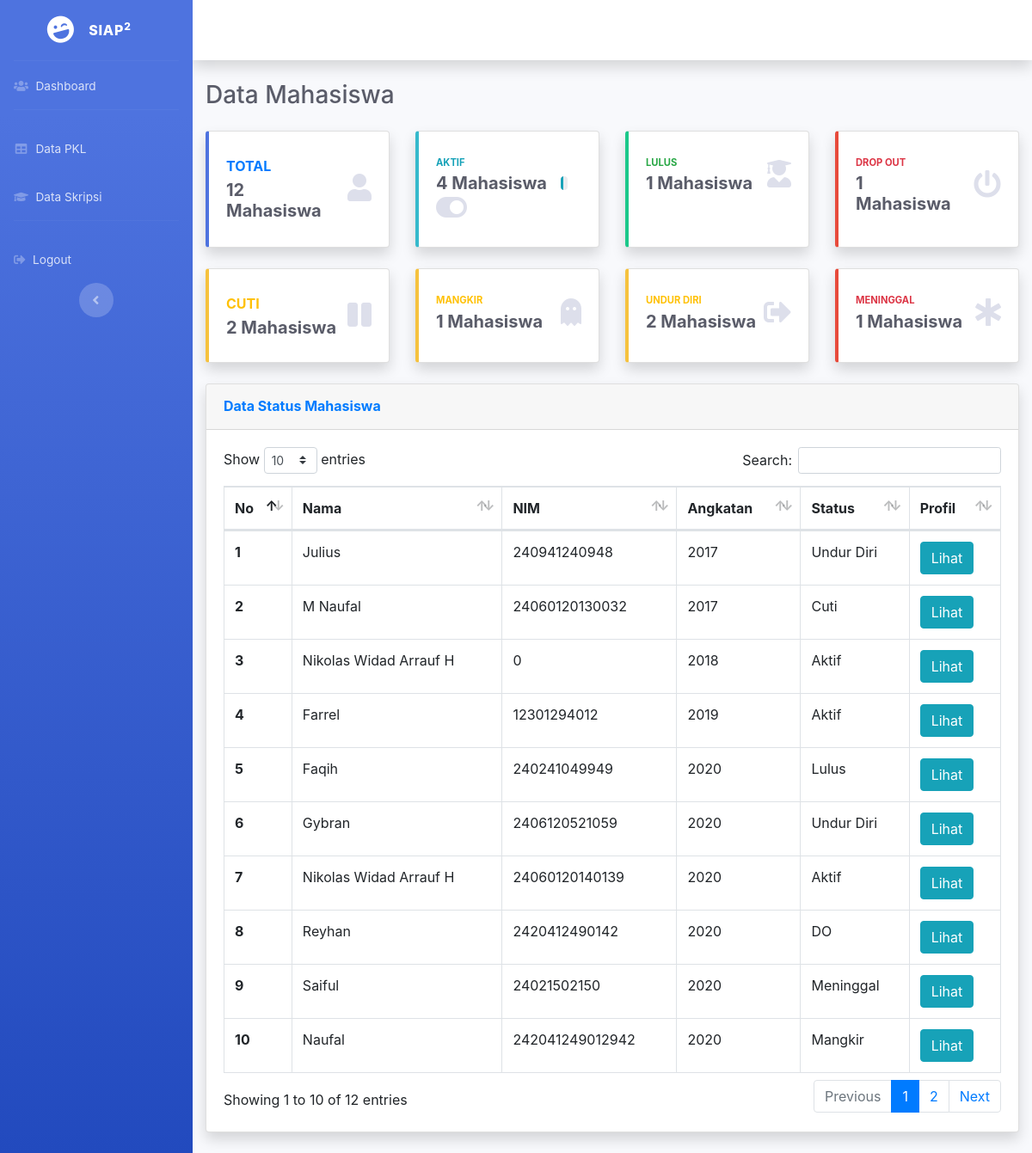
/departemen_datamhs.php, run on the app's committed database.
### tables this page shows
CREATE TABLE `mhs` (
  `id_user` int(11) NOT NULL,
  `nim` bigint(14) NOT NULL,
  `foto` varchar(255) NOT NULL,
  `nama` varchar(45) DEFAULT NULL,
  `angkatan` int(11) DEFAULT NULL,
  `status_mhs` varchar(30) NOT NULL,
  `nip` bigint(20) NOT NULL,
  `hp` bigint(12) DEFAULT NULL,
  `email` varchar(45) DEFAULT NULL,
  `alamat` varchar(255) DEFAULT NULL,
  `id_provinsi` int(11) DEFAULT NULL,
  `id_kabupaten` int(11) DEFAULT NULL
);

### dashboard_datamhs.php (the view, shortened to what this page needs)
<div class="container-fluid">
    <div class="d-sm-flex align-items-center justify-content-between mb-4">
        <h1 class="h3 mb-0 text-gray-800">Data Mahasiswa</h1>
    </div>
    <div class="row">
        <div class="col-xl-3 col-md-6 mb-4">
            <div class="card border-left-primary shadow h-100 py-2">
                <div class="card-body">
                    <div class="row no-gutters align-items-center">
                        <div class="col mr-2">
                            <div class="text-s font-weight-bold text-primary text-uppercase mb-1">
                                Total
                            </div>
                            <div class="h5 mb-0 font-weight-bold text-gray-800">
                                <?php
                                    $query = "SELECT * FROM mhs";
                                    $result = $conn->query($query);
                                    $total = $result->num_rows;
                                    echo $total." Mahasiswa";
                                ?>
                            </div>
                        </div>
                        <div class="col-auto">
                            <i class="fas fa-user fa-2x text-gray-300"></i>
                        </div>
                    </div>
                </div>
            </div>
        </div>
        <div class="col-xl-3 col-md-6 mb-4">
            <div class="card border-left-info shadow h-100 py-2">
                <div class="card-body">
                    <div class="row no-gutters align-items-center">
                        <div class="col mr-2">
                            <div class="text-xs font-weight-bold text-info text-uppercase mb-1">
                                Aktif
                            </div>
                            <div class="row no-gutters align-items-center">
                                <div class="col-auto">
                                    <div class="h5 mb-0 mr-3 font-weight-bold text-gray-800">
                                        <?php
                                            $query = "SELECT * FROM mhs WHERE status_mhs ='Aktif'";
                                            $result = $conn->query($query);
                                            $aktif = $result->num_rows;
                                            echo $aktif." Mahasiswa";
                                            $persentase_aktif = ($aktif/ $total)*100;
                                        ?>
                                    </div>
                                </div>
                                <div class="col">
                                    <div class="progress progress-sm mr-2">
                                        <div class="progress-bar bg-info" role="progressbar"
                                            style="width: <?php echo $persentase_aktif;?>%" aria-valuenow="10" aria-valuemin="0"
                                            aria-valuemax="100"></div>
                                    </div>
                                </div>
                            </div>
                        </div>
                        <div class="col-auto">
                            <i class="fas fa-toggle-on fa-2x text-gray-300"></i>
                        </div>
                    </div>
                </div>
            </div>
        </div>
        <div class="col-xl-3 col-md-6 mb-4">
            <div class="card border-left-success shadow h-100 py-2">
                <div class="card-body">
                    <div class="row no-gutters align-items-center">
                        <div class="col mr-2">
                            <div class="text-xs font-weight-bold text-success text-uppercase mb-1">
                                Lulus</div>
                            <div class="h5 mb-0 font-weight-bold text-gray-800">
                                <?php
                                    $query = "SELECT * FROM mhs WHERE status_mhs ='Lulus'";
                                    $result = $conn->query($query);
                                    $lulus = $result->num_rows;
                                    echo $lulus." Mahasiswa";
                                ?>
                            </div>
                        </div>
                        <div class="col-auto">
                            <i class="fas fa-user-graduate fa-2x text-gray-300"></i>
                        </div>
                    </div>
                </div>
            </div>
        </div>
        <div class="col-xl-3 col-md-6 mb-4">
            <div class="card border-left-danger shadow h-100 py-2">
                <div class="card-body">
                    <div class="row no-gutters align-items-center">
                        <div class="col mr-2">
                            <div class="text-xs font-weight-bold text-danger text-uppercase mb-1">
                                Drop Out
                            </div>
                            <div class="row no-gutters align-items-center">
                                <div class="col-auto">
                                    <div class="h5 mb-0 mr-3 font-weight-bold text-gray-800">
                                        <?php
                                            $query = "SELECT * FROM mhs WHERE status_mhs ='DO'";
                                            $result = $conn->query($query);
                                            $total_mhs = $result->num_rows;
                                            echo $total_mhs." Mahasiswa";
                                        ?>
                                    </div>
                                </div>
                            </div>
                        </div>
                        <div class="col-auto">
                            <i class="fas fa-power-off fa-2x text-gray-300"></i>
                        </div>
                    </div>
                </div>
            </div>
        </div>
    </div>
    <div class="row">
        <div class="col-xl-3 col-md-6 mb-4">
            <div class="card border-left-warning shadow h-100 py-2">
                <div class="card-body">
                    <div class="row no-gutters align-items-center">
                        <div class="col mr-2">
                            <div class="text-s font-weight-bold text-warning text-uppercase mb-1">
                                Cuti
                            </div>
                            <div class="h5 mb-0 font-weight-bold text-gray-800">
                                <?php
                                    $query = "SELECT * FROM mhs WHERE status_mhs ='Cuti'";
                                    $result = $conn->query($query);
                                    $total_mhs = $result->num_rows;
                                    echo $total_mhs." Mahasiswa";
                                ?>
                            </div>
                        </div>
                        <div class="col-auto">
                            <i class="fas fa-pause fa-2x text-gray-300"></i>
                        </div>
                    </div>
                </div>
            </div>
        </div>
        <div class="col-xl-3 col-md-6 mb-4">
            <div class="card border-left-warning shadow h-100 py-2">
                <div class="card-body">
                    <div class="row no-gutters align-items-center">
                        <div class="col mr-2">
                            <div class="text-xs font-weight-bold text-warning text-uppercase mb-1">
                                Mangkir</div>
                            <div class="h5 mb-0 font-weight-bold text-gray-800">
                                <?php
                                    $query = "SELECT * FROM mhs WHERE status_mhs ='Mangkir'";
                                    $result = $conn->query($query);
                                    $total_mhs = $result->num_rows;
                                    echo $total_mhs." Mahasiswa";
                                ?>
                            </div>
                        </div>
                        <div class="col-auto">
                            <i class="fas fa-ghost fa-2x text-gray-300"></i>
                        </div>
                    </div>
                </div>
            </div>
        </div>
        <div class="col-xl-3 col-md-6 mb-4">
            <div class="card border-left-warning shadow h-100 py-2">
                <div class="card-body">
                    <div class="row no-gutters align-items-center">
                        <div class="col mr-2">
                            <div class="text-xs font-weight-bold text-warning text-uppercase mb-1">
                                Undur Diri</div>
                            <div class="h5 mb-0 font-weight-bold text-gray-800">
                                <?php
                                    $query = "SELECT * FROM mhs WHERE status_mhs ='Undur Diri'";
                                    $result = $conn->query($query);
                                    $total_mhs = $result->num_rows;
                                    echo $total_mhs." Mahasiswa";
                                ?>
                            </div>
                        </div>
                        <div class="col-auto">
                            <i class="fas fa-sign-out-alt fa-2x text-gray-300"></i>
                        </div>
                    </div>
                </div>
            </div>
        </div>
        <div class="col-xl-3 col-md-6 mb-4">
            <div class="card border-left-danger shadow h-100 py-2">
                <div class="card-body">
                    <div class="row no-gutters align-items-center">
                        <div class="col mr-2">
                            <div class="text-xs font-weight-bold text-danger text-uppercase mb-1">
                                Meninggal</div>
                            <div class="h5 mb-0 font-weight-bold text-gray-800">
                                <?php
                                    $query = "SELECT * FROM mhs WHERE status_mhs ='Meninggal'";
                                    $result = $conn->query($query);
                                    $total_mhs = $result->num_rows;
                                    echo $total_mhs." Mahasiswa";
                                ?>
                            </div>
                        </div>
                        <div class="col-auto">
                            <i class="fas fa-star-of-life fa-2x text-gray-300"></i>
                        </div>
                    </div>
                </div>
            </div>
        </div>
    </div>
    <div class="card shadow mb-4">
        <div class="card-header py-3">
            <h6 class="m-0 font-weight-bold text-primary">Data Status Mahasiswa</h6>
        </div>
        <div class="card-body">
            <div class="table-responsive">
                <table class="table table-bordered" id="dataTable" width="100%" cellspacing="0">
                    <thead>
                        <tr>
                        <th scope="col">No</th>
                        <th scope="col">Nama</th>
                        <th scope="col">NIM</th>
                        <th scope="col">Angkatan</th>
                        <th scope="col">Status</th>
                        <th scope="col">Profil</th>
                        </tr>
                    </thead>
                    <tbody>
                        <?php
                        $query = "SELECT * FROM mhs ORDER BY angkatan";
                        $result = $conn->query($query);
                        $i = 1;
                        while ($row = $result->fetch_assoc()) {
                            echo "<tr>";
                            echo "<th>".$i."</th>";
                            echo "<td>".$row['nama']."</td>";
                            echo "<td>".$row['nim']."</td>";
                            echo "<td>".$row['angkatan']."</td>";
                            echo "<td>".$row['status_mhs']."</td>";
                            echo '<td><a class="btn btn-info" href="dosen_view_data-diri.php?nim='.$row['nim'].'">Lihat</a></td>';
                            echo "</tr>";
                            $i++;
                        }
                        echo '</tbody>';
                        echo '</table>';
                        ?>
            </div>
        </div>
    </div>
</div>

### data on the page
mhs: nama "Julius", nim "240941240948", angkatan "2017", status_mhs "Undur Diri"
mhs: nama "M Naufal", nim "24060120130032", angkatan "2017", status_mhs "Cuti"
mhs: nama "Nikolas Widad Arrauf H", nim "0", angkatan "2018", status_mhs "Aktif"
mhs: nama "Farrel", nim "12301294012", angkatan "2019", status_mhs "Aktif"
mhs: nama "Faqih", nim "240241049949", angkatan "2020", status_mhs "Lulus"
mhs: nama "Gybran", nim "2406120521059", angkatan "2020", status_mhs "Undur Diri"
mhs: nama "Nikolas Widad Arrauf H", nim "24060120140139", angkatan "2020", status_mhs "Aktif"
mhs: nama "Reyhan", nim "2420412490142", angkatan "2020", status_mhs "DO"
mhs: nama "Saiful", nim "24021502150", angkatan "2020", status_mhs "Meninggal"
mhs: nama "Naufal", nim "242041249012942", angkatan "2020", status_mhs "Mangkir"

### other printed values
$total "12"
$aktif "4"
$lulus "1"
$total_mhs "1"
$total_mhs "2"
